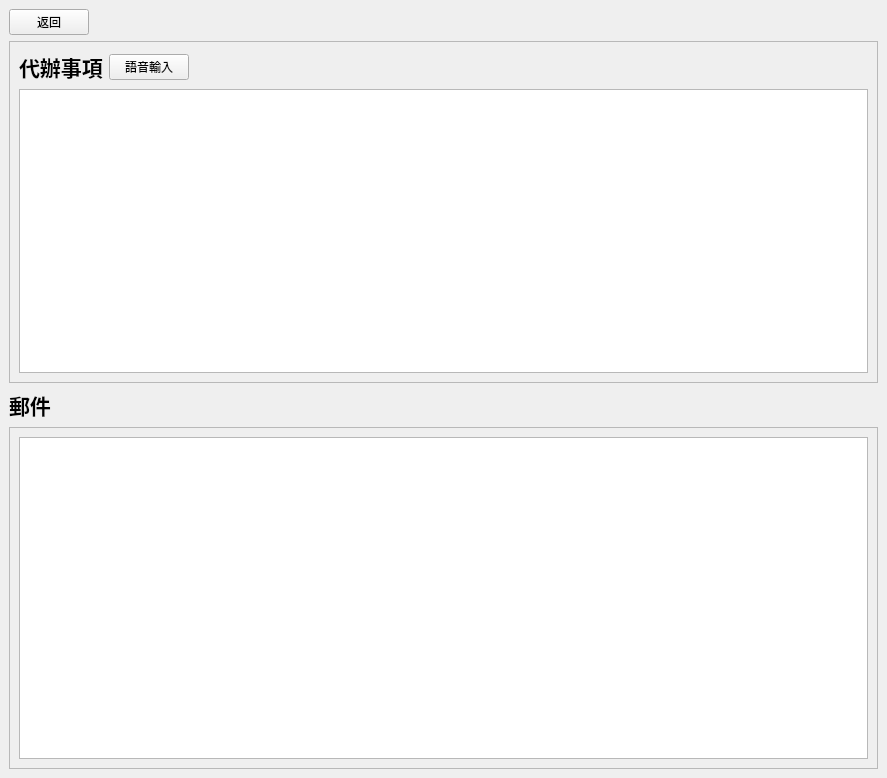
<?xml version="1.0" encoding="UTF-8"?>
<ui version="4.0">
 <class>SecWindow</class>
 <widget class="QMainWindow" name="SecWindow">
  <property name="geometry">
   <rect>
    <x>0</x>
    <y>0</y>
    <width>887</width>
    <height>778</height>
   </rect>
  </property>
  <property name="sizePolicy">
   <sizepolicy hsizetype="Expanding" vsizetype="Expanding">
    <horstretch>0</horstretch>
    <verstretch>0</verstretch>
   </sizepolicy>
  </property>
  <property name="minimumSize">
   <size>
    <width>887</width>
    <height>778</height>
   </size>
  </property>
  <property name="maximumSize">
   <size>
    <width>887</width>
    <height>778</height>
   </size>
  </property>
  <property name="windowTitle">
   <string>MainWindow</string>
  </property>
  <property name="layoutDirection">
   <enum>Qt::LeftToRight</enum>
  </property>
  <property name="iconSize">
   <size>
    <width>30</width>
    <height>28</height>
   </size>
  </property>
  <widget class="QWidget" name="centralwidget">
   <property name="layoutDirection">
    <enum>Qt::LeftToRight</enum>
   </property>
   <layout class="QGridLayout" name="gridLayout_5">
    <item row="0" column="0">
     <layout class="QFormLayout" name="formLayout_4">
      <item row="0" column="0">
       <widget class="QPushButton" name="return_button">
        <property name="sizePolicy">
         <sizepolicy hsizetype="Maximum" vsizetype="Fixed">
          <horstretch>0</horstretch>
          <verstretch>0</verstretch>
         </sizepolicy>
        </property>
        <property name="layoutDirection">
         <enum>Qt::RightToLeft</enum>
        </property>
        <property name="text">
         <string>返回</string>
        </property>
       </widget>
      </item>
      <item row="0" column="1">
       <spacer name="horizontalSpacer">
        <property name="orientation">
         <enum>Qt::Horizontal</enum>
        </property>
        <property name="sizeHint" stdset="0">
         <size>
          <width>40</width>
          <height>20</height>
         </size>
        </property>
       </spacer>
      </item>
     </layout>
    </item>
    <item row="1" column="0">
     <layout class="QGridLayout" name="gridLayout_3">
      <item row="6" column="0">
       <widget class="QScrollArea" name="scrollArea_2">
        <property name="widgetResizable">
         <bool>true</bool>
        </property>
        <widget class="QWidget" name="scrollAreaWidgetContents_2">
         <property name="geometry">
          <rect>
           <x>0</x>
           <y>0</y>
           <width>861</width>
           <height>321</height>
          </rect>
         </property>
         <layout class="QGridLayout" name="gridLayout_2">
          <item row="0" column="0">
           <widget class="QListWidget" name="mail_listWidget"/>
          </item>
         </layout>
        </widget>
       </widget>
      </item>
      <item row="5" column="0">
       <widget class="QLabel" name="mail_label">
        <property name="sizePolicy">
         <sizepolicy hsizetype="Preferred" vsizetype="Maximum">
          <horstretch>0</horstretch>
          <verstretch>0</verstretch>
         </sizepolicy>
        </property>
        <property name="font">
         <font>
          <family>Arial</family>
          <pointsize>16</pointsize>
          <weight>75</weight>
          <bold>true</bold>
         </font>
        </property>
        <property name="text">
         <string>郵件</string>
        </property>
       </widget>
      </item>
      <item row="4" column="0">
       <widget class="QScrollArea" name="scrollArea">
        <property name="layoutDirection">
         <enum>Qt::LeftToRight</enum>
        </property>
        <property name="lineWidth">
         <number>0</number>
        </property>
        <property name="widgetResizable">
         <bool>true</bool>
        </property>
        <widget class="QWidget" name="scrollAreaWidgetContents">
         <property name="geometry">
          <rect>
           <x>0</x>
           <y>0</y>
           <width>861</width>
           <height>321</height>
          </rect>
         </property>
         <layout class="QGridLayout" name="gridLayout">
          <item row="0" column="0">
           <layout class="QGridLayout" name="gridLayout_4">
            <item row="0" column="1">
             <widget class="QPushButton" name="input_button">
              <property name="sizePolicy">
               <sizepolicy hsizetype="Preferred" vsizetype="Fixed">
                <horstretch>0</horstretch>
                <verstretch>0</verstretch>
               </sizepolicy>
              </property>
              <property name="text">
               <string>語音輸入</string>
              </property>
             </widget>
            </item>
            <item row="0" column="0">
             <widget class="QLabel" name="to_Do_label">
              <property name="sizePolicy">
               <sizepolicy hsizetype="Maximum" vsizetype="Maximum">
                <horstretch>0</horstretch>
                <verstretch>0</verstretch>
               </sizepolicy>
              </property>
              <property name="maximumSize">
               <size>
                <width>274</width>
                <height>16777215</height>
               </size>
              </property>
              <property name="font">
               <font>
                <family>Arial</family>
                <pointsize>16</pointsize>
                <weight>75</weight>
                <bold>true</bold>
               </font>
              </property>
              <property name="text">
               <string>代辦事項</string>
              </property>
             </widget>
            </item>
            <item row="0" column="3">
             <widget class="QLabel" name="input_label">
              <property name="sizePolicy">
               <sizepolicy hsizetype="Minimum" vsizetype="Preferred">
                <horstretch>0</horstretch>
                <verstretch>0</verstretch>
               </sizepolicy>
              </property>
              <property name="text">
               <string/>
              </property>
             </widget>
            </item>
            <item row="0" column="4">
             <spacer name="horizontalSpacer_2">
              <property name="orientation">
               <enum>Qt::Horizontal</enum>
              </property>
              <property name="sizeHint" stdset="0">
               <size>
                <width>40</width>
                <height>20</height>
               </size>
              </property>
             </spacer>
            </item>
           </layout>
          </item>
          <item row="1" column="0">
           <widget class="QListWidget" name="to_Do_listWidget"/>
          </item>
         </layout>
        </widget>
       </widget>
      </item>
     </layout>
    </item>
   </layout>
  </widget>
  <widget class="QMenuBar" name="menubar">
   <property name="geometry">
    <rect>
     <x>0</x>
     <y>0</y>
     <width>887</width>
     <height>25</height>
    </rect>
   </property>
  </widget>
 </widget>
 <resources/>
 <connections/>
</ui>
